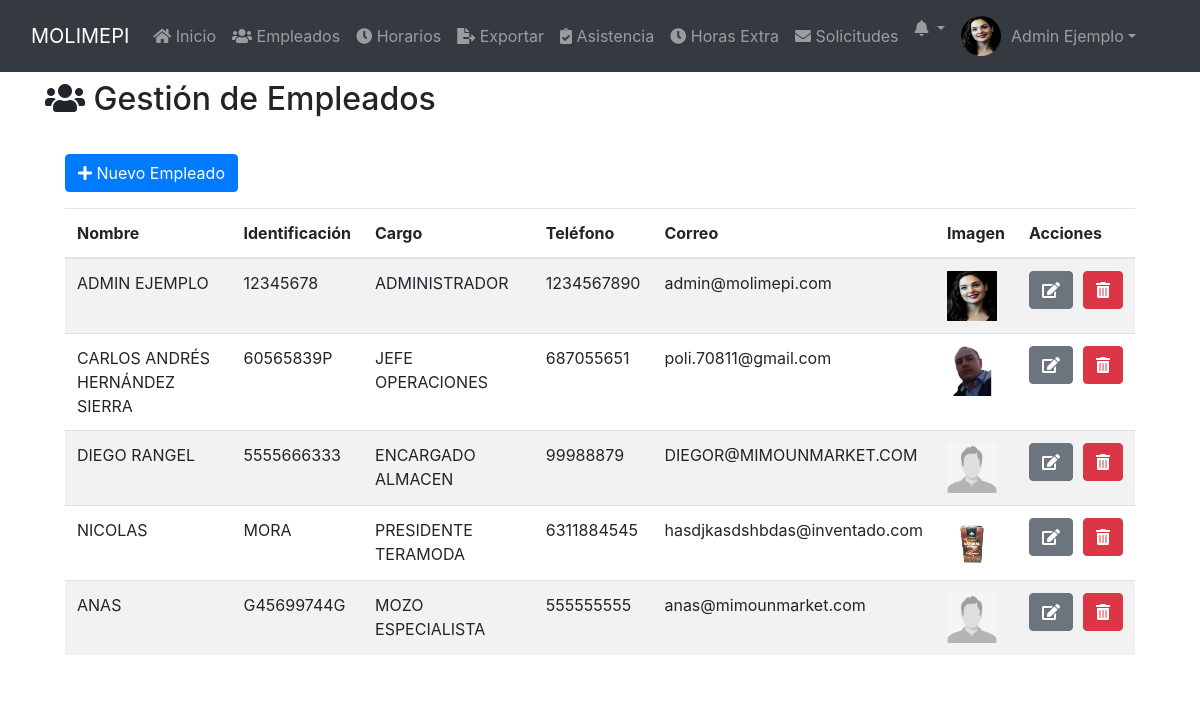
Page /public/empleados.php (signed in) on the committed database.
### tables this page shows
CREATE TABLE `usuarios` (
  `ID` int(11) NOT NULL,
  `nombre` varchar(100) NOT NULL,
  `identificacion` varchar(50) NOT NULL,
  `cargo` varchar(50) NOT NULL,
  `telefono` varchar(20) DEFAULT NULL,
  `correo` varchar(100) DEFAULT NULL,
  `nickname` varchar(50) NOT NULL,
  `password` varchar(255) DEFAULT NULL,
  `rol` enum('Administrador','Empleado') DEFAULT 'Empleado',
  `imagen` varchar(255) DEFAULT 'imgs/nofoto.png',
  `fecha_registro` timestamp NOT NULL DEFAULT current_timestamp(),
  `cambio_password` tinyint(1) DEFAULT 0
);

### public/includes/auth.php (called while the page is built, shortened)
<?php
function esAdmin() {
    return isset($_SESSION['rol']) && $_SESSION['rol'] === 'Administrador';
}
?>

### public/empleados.php (the view, shortened to what this page needs)
<?php
require_once '../config/database.php';
$stmt = $pdo->prepare("SELECT * FROM usuarios");
$stmt->execute();
$usuarios = $stmt->fetchAll(PDO::FETCH_ASSOC);
?>
<!DOCTYPE html>
<html lang="es">
<?php include 'head.php'; ?>
<body>
    <?php include 'navbar.php'; ?>
    <div class="container mt-4">
        <h2><i class="fas fa-users"></i> Gestión de Empleados</h2>
        <div class="card mt-3" style="border: none; box-shadow: none;">
            <div class="card-body">
                <button class="btn btn-primary mb-3" data-toggle="modal" data-target="#nuevoUsuarioModal">
                    <i class="fas fa-plus"></i> Nuevo Empleado
                </button>
                <table class="table table-striped">
                    <thead>
                        <tr>
                            <th>Nombre</th>
                            <th class="d-none d-md-table-cell">Identificación</th>
                            <th class="d-none d-md-table-cell">Cargo</th>
                            <th class="d-none d-md-table-cell">Teléfono</th>
                            <th class="d-none d-md-table-cell">Correo</th>
                            <th>Imagen</th>
                            <th>Acciones</th>
                        </tr>
                    </thead>
                    <tbody>
                        <?php foreach ($usuarios as $usuario): ?>
                        <tr>
                            <td style="text-transform: uppercase;"><?php echo htmlspecialchars($usuario['nombre']); ?></td>
                            <td class="d-none d-md-table-cell" style="text-transform: uppercase;"><?php echo htmlspecialchars($usuario['identificacion']); ?></td>
                            <td class="d-none d-md-table-cell" style="text-transform: uppercase;"><?php echo htmlspecialchars($usuario['cargo']); ?></td>
                            <td class="d-none d-md-table-cell"><?php echo htmlspecialchars($usuario['telefono']); ?></td>
                            <td class="d-none d-md-table-cell"><?php echo htmlspecialchars($usuario['correo']); ?></td>
                            <td>
                                <img src="../<?php echo htmlspecialchars($usuario['imagen']); ?>" alt="Imagen de usuario" style="width: 50px; height: 50px;" data-toggle="modal" data-target="#imageModal" data-img-src="../<?php echo htmlspecialchars($usuario['imagen']); ?>" class="clickable-image">
                            </td>
                            <td>
                                <div style="display: flex; align-items: center;">
                                    <a href="editar_usuario.php?id=<?php echo $usuario['ID']; ?>" class="btn btn-secondary" style="margin-right: 10px;">
                                        <i class="fas fa-edit"></i>
                                    </a>
                                    <button class="btn btn-danger" data-bs-toggle="modal" data-bs-target="#confirmDeleteModal" data-id="<?php echo $usuario['ID']; ?>">
                                        <i class="fas fa-trash-alt"></i>
                                    </button>
                                </div>
                            </td>
                        </tr>
                        <?php endforeach; ?>
                    </tbody>
                </table>
            </div>
        </div>
    </div>
</body>
</html>

### public/navbar.php (shortened to what this page needs)
<?php
require_once '../config/database.php';
require_once 'includes/auth.php';
$usuario_id = obtenerIdUsuario();
$es_admin = esAdmin();
$stmt = $pdo->prepare("SELECT nombre, imagen FROM usuarios WHERE ID = :id");
$stmt->execute(['id' => $usuario_id]);
$usuario = $stmt->fetch(PDO::FETCH_ASSOC);
$imagenPerfil = (!empty($usuario['imagen']) && file_exists("../" . $usuario['imagen'])) ? "../" . $usuario['imagen'] : '../public/imgs/nofoto.png';
?>
<nav class="navbar navbar-expand-lg navbar-dark bg-dark fixed-top">
    <div class="container-fluid">
        <a class="navbar-brand" href="dashboard.php">MOLIMEPI</a>
        <div class="collapse navbar-collapse" id="navbarNav">
            <ul class="navbar-nav me-auto mb-2 mb-lg-0">
                <li class="nav-item">
                    <a class="nav-link" href="dashboard.php"><i class="fas fa-home"></i> Inicio</a>
                </li>
                <?php if ($es_admin): ?>
                    <li class="nav-item">
                        <a class="nav-link" href="empleados.php"><i class="fas fa-users"></i> Empleados</a>
                    </li>
                    <li class="nav-item">
                        <a class="nav-link" href="horarios.php"><i class="fas fa-clock"></i> Horarios</a>
                    </li>
                    <li class="nav-item">
                        <a class="nav-link" href="exportar.php"><i class="fas fa-file-export"></i> Exportar</a>
                    </li>
                <?php endif; ?>
                <li class="nav-item">
                    <a class="nav-link" href="asistencia.php"><i class="fas fa-clipboard-check"></i> Asistencia</a>
                </li>
                <li class="nav-item">
                    <a class="nav-link" href="hrs_extras.php"><i class="fas fa-clock"></i> Horas Extra</a>
                </li>
                <li class="nav-item">
                    <a class="nav-link" href="solicitudes.php"><i class="fas fa-envelope"></i> Solicitudes</a>
                </li>
            </ul>
            <ul class="navbar-nav ms-auto">
                <li class="nav-item dropdown">
                    <a class="nav-link dropdown-toggle position-relative" href="#" id="notificacionesDropdown" role="button" data-bs-toggle="dropdown" aria-expanded="false">
                        <i class="fas fa-bell"></i>
                    </a>
                </li>
                <li class="nav-item dropdown">
                    <a class="nav-link dropdown-toggle d-flex align-items-center" href="#" id="userDropdown" role="button" data-bs-toggle="dropdown" aria-expanded="false">
                        <img src="<?php echo $imagenPerfil; ?>" class="rounded-circle" style="width: 40px; height: 40px; margin-right: 10px;">
                        <span><?php echo htmlspecialchars($usuario['nombre']); ?></span>
                    </a>
                </li>
            </ul>
        </div>
    </div>
</nav>

### rows in the picture
usuarios: imagen (picture), nombre "Admin Ejemplo", nombre "ADMIN EJEMPLO", identificacion "12345678", cargo "ADMINISTRADOR", telefono "1234567890", correo "admin@molimepi.com"
usuarios: nombre "CARLOS ANDRÉS HERNÁNDEZ SIERRA", identificacion "60565839P", cargo "JEFE OPERACIONES", telefono "687055651", correo "poli.70811@gmail.com", imagen (picture)
usuarios: nombre "DIEGO RANGEL", identificacion "5555666333", cargo "ENCARGADO ALMACEN", telefono "99988879", correo "DIEGOR@MIMOUNMARKET.COM", imagen (placeholder picture)
usuarios: nombre "NICOLAS", identificacion "MORA", cargo "PRESIDENTE TERAMODA", telefono "6311884545", correo "hasdjkasdshbdas@inventado.com", imagen (picture)
usuarios: nombre "ANAS", identificacion "G45699744G", cargo "MOZO ESPECIALISTA", telefono "555555555", correo "anas@mimounmarket.com", imagen (placeholder picture)
